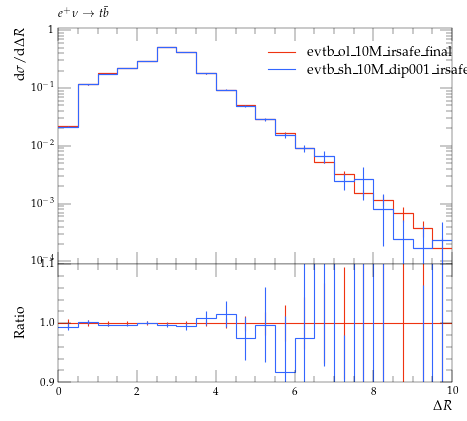

Recreate this plot in Python.
#! /usr/bin/env python

# This Python script was auto-generated using YODA v2.0.0.
# Analysis object: /evtb/cutEg_tjg_dr
# Timestamp: 16-04-2024 (13:49:16)

import matplotlib as mpl
import matplotlib.pyplot as plt
mpl.use('Agg') # comment out for interactive use
import os
import numpy as np

plotDir = os.path.split(os.path.realpath(__file__))[0]
if 'YODA_USER_PLOT_PATH' in globals():
    plot_outdir = globals()['YODA_USER_PLOT_PATH']
else:
    plot_outdir = plotDir

#plot style
plt.style.use(os.path.join(plotDir, '../default.mplstyle'))
# plot metadata
figW, figH = plt.rcParams['figure.figsize']
ax_xLabel = r'$\Delta R$'
ax_yLabel = r'$\mathrm{d}\sigma / \mathrm{d} \Delta R$ '
ax_title  = r'$e^+ \nu \to t \bar b$'
ax_xScale = 'linear'
ax_yScale = 'log'
xLims = (0.0, 10.0)
yLims = (9e-05, 1.1)

# TeX-friendly labels for the legend
labels = [ r"evtb\_ol\_10M\_irsafe\_final", r"evtb\_sh\_10M\_VIRS\_dip001\_irsafe\_final" ]

# Create figure and axis objects
fig, (ax, ratio0_ax) = plt.subplots(2, 1, sharex=True,
                  figsize=(figW,figH), gridspec_kw={'height_ratios': (2, 1)})
ratio0_ax.yaxis.set_major_locator(mpl.ticker.MultipleLocator(0.1))
ratio0_ax.set_ylim(0.9, 1.1)
ratio0_ax.set_ylabel('Ratio')

# LineColor map: curve index -> color
linecolors = {0: '#EE3311', 1: '#3366FF'}
# the numerical data is stored in a separate file
dataf = dict()
prefix = os.path.split(__file__)[0]
if prefix:    prefix = prefix + '/'
exec(open(prefix+'cutEg_tjg_dr__data.py').read(), dataf)


legend_handles = [] # keep track of handles for the legend

# style options for curves
# starts at zorder>=5 to draw curve on top of legend
styles = {
  'curve0': {
    'color' : linecolors[0],
    'linestyle' : '-',
    'marker' : 'o',
    'zorder' : 5,
    'histstyle' : True,
  },
  'curve1': {
    'color' : linecolors[1],
    'linestyle' : '-',
    'marker' : 'o',
    'zorder' : 6,
    'histstyle' : True,
  },
}
# curve from input yoda files in main panel
for label in dataf['yvals'].keys():
    if all(np.isnan(v) for v in dataf['yvals'][label]):
        continue
    tmp = None
    if styles[label]['histstyle']: # draw as histogram
        tmp, = ax.plot(dataf['xedges'], dataf['yedges'][label],
                       color=styles[label]['color'],
                       linestyle=styles[label]['linestyle'],
                       drawstyle='steps-pre', solid_joinstyle='miter',
                       zorder=styles[label]['zorder'], label=label)
        ax.errorbar(dataf['xpoints'], dataf['yvals'][label], color=styles[label]['color'],
                    xerr=dataf['xerrs'], yerr=[dataf['ydowns'][label], dataf['yups'][label]],
                    linestyle='none', zorder=styles[label]['zorder'])
    else: # draw as scatter
        tmp = ax.errorbar(dataf['xpoints'], dataf['yvals'][label],
                          xerr=dataf['xerrs'],
                          yerr=[ dataf['ydowns'][label],
                          dataf['yups'][label] ],
                          fmt=styles[label]['marker'],
                          ecolor=styles[label]['color'],
                          color=styles[label]['color'], zorder=2)
        tmp[-1][0].set_linestyle(styles[label]['linestyle'])
    legend_handles += [tmp]
    for varLabel in dataf['variation_yvals'].keys():
        if varLabel.startswith(label):
            tmp, = ax.plot(dataf['xedges'], dataf['variation_yvals'][varLabel],
                           color=styles[label]['color'],
                           linestyle=styles[label]['linestyle'],
                           drawstyle='steps-pre', solid_joinstyle='miter',
                           zorder=styles[label]['zorder'], alpha=0.5)


# plots on ratio panel
# curve from input yoda files in ratio panel
for label, yvals in dataf['ratio0_yvals'].items():
    if all(np.isnan(v) for v in yvals):
        continue
    if styles[label]['histstyle']: # plot as histogram
        ratio0_ax.plot(dataf['xedges'], yvals,
                       color=styles[label]['color'],
                       linestyle=styles[label]['linestyle'],
                       drawstyle='steps-pre', zorder=1,
                       solid_joinstyle='miter')
        ratio0_ax.vlines(dataf['xpoints'],
                         dataf['ratio0_ymin'][label],
                         dataf['ratio0_ymax'][label],
                         color=styles[label]['color'], zorder=1)
    else: # plot as scatter
        tmp = ratio0_ax.errorbar(dataf['xpoints'],
                                 yvals, xerr=dataf['xerrs'],
                                 yerr=dataf['ratio0_yerrs'][label],
                                 fmt=styles[label]['marker'],
                                 ecolor=styles[label]['color'],
                                 color=styles[label]['color'])
        tmp[-1][0].set_linestyle(styles[label]['linestyle'])

    for varlabel in dataf['ratio0_variation_vals'].keys():
        if varlabel.startswith(label):
            ratio0_ax.plot(dataf['xedges'],
                            dataf['ratio0_variation_vals'][varlabel],
                            color=styles[label]['color'],
                            linestyle=styles[label]['linestyle'],
                            drawstyle='steps-pre', solid_joinstyle='miter',
                            zorder=1, alpha=0.5)

legend_pos = (0.5, 0.97)
ax.legend(legend_handles, labels, loc='upper left', bbox_to_anchor=legend_pos)

# set plot metadata as defined above
ratio0_ax.set_xlabel(ax_xLabel)
ratio0_ax.xaxis.set_label_coords(1., -.15)
ax.set_ylabel(ax_yLabel, loc='top')
ax.set_title(ax_title, loc='left')
ax.set_xscale(ax_xScale)
ax.set_yscale(ax_yScale)
ax.set_xlim(xLims)
ax.set_ylim(yLims)

# tick formatting
plt.rcParams['xtick.top'] = True
plt.rcParams['ytick.right'] = True
ax.yaxis.set_major_locator(mpl.ticker.LogLocator(base=10.0, numticks=np.inf))
ax.yaxis.set_minor_locator(mpl.ticker.LogLocator(
                           base=10.0, subs=np.arange(0.1, 1, 0.1), numticks=np.inf))
fig.align_ylabels((ax, ratio0_ax))
plt.savefig(os.path.join(plot_outdir, 'cutEg_tjg_dr.pdf'), format='PDF')
plt.savefig(os.path.join(plot_outdir, 'cutEg_tjg_dr.png'), format='PNG')

plt.close(fig)
